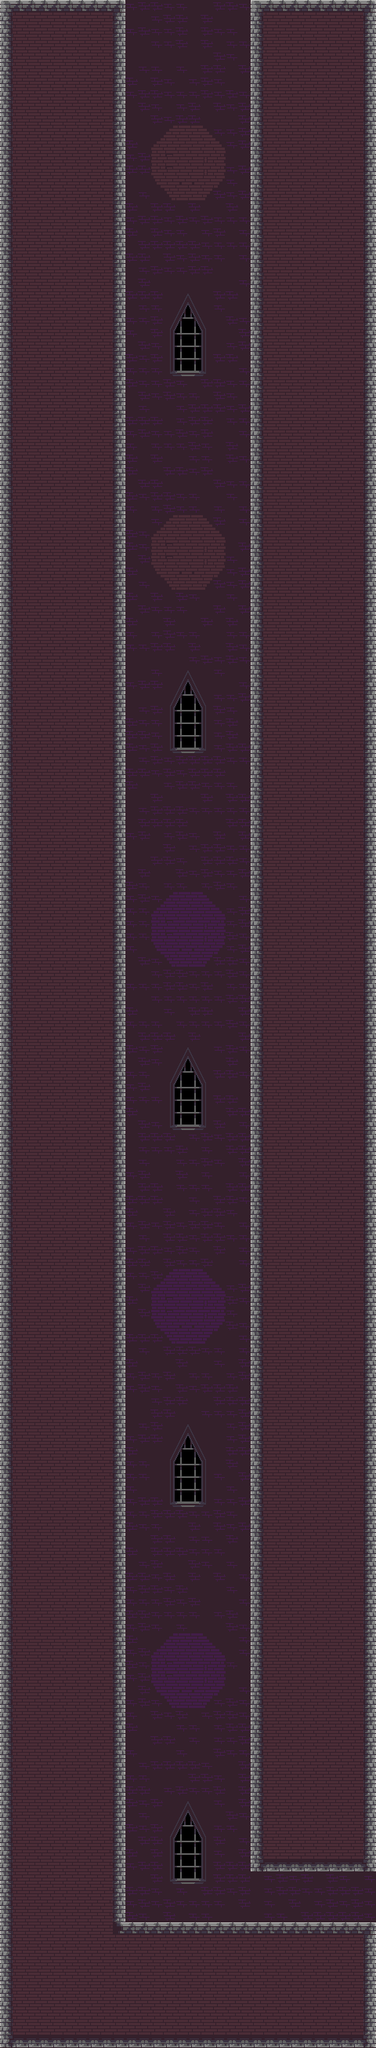

Rendered tile map (Tiled .tmx) drawn with the repository's tilesets; below, a short description and the map source with its tile grids summarised:
An orthogonal 30x163 tile map with 16x16 px tiles, 2 tile layers (decorate, terrain), 2 hidden layers not drawn, 2 tilesets and 737 objects.

<map version="1.10" tiledversion="1.10.1" orientation="orthogonal" renderorder="right-down" width="30" height="163" tilewidth="16" tileheight="16" infinite="0" nextlayerid="22" nextobjectid="10647">
 <tileset firstgid="1" source="../prototype/prototype16.tsx" />
 <tileset firstgid="155" source="../TileSet/Assets.tsx" />
 <layer id="4" name="background" width="30" height="163" visible="0" opacity="0.39">
  <data>[4890 cells, 4890 non-empty, 3 distinct tile ids]</data>
 </layer>
 <layer id="1" name="prototype" width="30" height="163" visible="0">
  <data>[4890 cells, 3320 non-empty, 1 distinct tile ids]</data>
 </layer>
 <layer id="21" name="decorate" width="30" height="163">
  <properties>
   <property name="unity:layer" value="Ignore Raycast" />
  </properties>
  <data>[4890 cells, 4890 non-empty, 72 distinct tile ids]</data>
 </layer>
 <layer id="19" name="terrain" width="30" height="163">
  <data>[4890 cells, 3320 non-empty, 12 distinct tile ids]</data>
 </layer>
 <objectgroup id="20" name="collider">
  <properties>
   <property name="unity:layer" value="Ground" />
  </properties>
  <object id="9910" x="0" y="0">
   <properties>
    <property name="unity:layer" value="Ground" />
   </properties>
   <polyline points="0,0 16,0 16,16 0,16 0,0" />
  </object>
  <object id="9911" x="320" y="0">
   <properties>
    <property name="unity:layer" value="Ground" />
   </properties>
   <polyline points="0,0 16,0 16,16 0,16 0,0" />
  </object>
  <object id="9912" x="0" y="0">
   <properties>
    <property name="unity:layer" value="Ground" />
   </properties>
   <polyline points="0,0 0,16 16,16 16,0 0,0" />
  </object>
  <object id="9913" x="16" y="0">
   <properties>
    <property name="unity:layer" value="Ground" />
   </properties>
   <polyline points="0,0 0,16 16,16 16,0 0,0" />
  </object>
  <object id="9914" x="32" y="0">
   <properties>
    <property name="unity:layer" value="Ground" />
   </properties>
   <polyline points="0,0 0,16 16,16 16,0 0,0" />
  </object>
  <object id="9915" x="48" y="0">
   <properties>
    <property name="unity:layer" value="Ground" />
   </properties>
   <polyline points="0,0 0,16 16,16 16,0 0,0" />
  </object>
  <object id="9916" x="64" y="0">
   <properties>
    <property name="unity:layer" value="Ground" />
   </properties>
   <polyline points="0,0 0,16 16,16 16,0 0,0" />
  </object>
  <object id="9917" x="80" y="0">
   <properties>
    <property name="unity:layer" value="Ground" />
   </properties>
   <polyline points="0,0 0,16 16,16 16,0 0,0" />
  </object>
  <object id="9918" x="96" y="0">
   <properties>
    <property name="unity:layer" value="Ground" />
   </properties>
   <polyline points="0,0 0,16 16,16 16,0 0,0" />
  </object>
  <object id="9919" x="112" y="0">
   <properties>
    <property name="unity:layer" value="Ground" />
   </properties>
   <polyline points="0,0 0,16 16,16 16,0 0,0" />
  </object>
  <object id="9920" x="128" y="0">
   <properties>
    <property name="unity:layer" value="Ground" />
   </properties>
   <polyline points="0,0 0,16 16,16 16,0 0,0" />
  </object>
  <object id="9921" x="144" y="0">
   <properties>
    <property name="unity:layer" value="Ground" />
   </properties>
   <polyline points="0,0 0,16 16,16 16,0 0,0" />
  </object>
  <object id="9922" x="320" y="0">
   <properties>
    <property name="unity:layer" value="Ground" />
   </properties>
   <polyline points="0,0 0,16 16,16 16,0 0,0" />
  </object>
  <object id="9923" x="336" y="0">
   <properties>
    <property name="unity:layer" value="Ground" />
   </properties>
   <polyline points="0,0 0,16 16,16 16,0 0,0" />
  </object>
  <object id="9924" x="352" y="0">
   <properties>
    <property name="unity:layer" value="Ground" />
   </properties>
   <polyline points="0,0 0,16 16,16 16,0 0,0" />
  </object>
  <object id="9925" x="368" y="0">
   <properties>
    <property name="unity:layer" value="Ground" />
   </properties>
   <polyline points="0,0 0,16 16,16 16,0 0,0" />
  </object>
  <object id="9926" x="384" y="0">
   <properties>
    <property name="unity:layer" value="Ground" />
   </properties>
   <polyline points="0,0 0,16 16,16 16,0 0,0" />
  </object>
  <object id="9927" x="400" y="0">
   <properties>
    <property name="unity:layer" value="Ground" />
   </properties>
   <polyline points="0,0 0,16 16,16 16,0 0,0" />
  </object>
  <object id="9928" x="416" y="0">
   <properties>
    <property name="unity:layer" value="Ground" />
   </properties>
   <polyline points="0,0 0,16 16,16 16,0 0,0" />
  </object>
  <object id="9929" x="432" y="0">
   <properties>
    <property name="unity:layer" value="Ground" />
   </properties>
   <polyline points="0,0 0,16 16,16 16,0 0,0" />
  </object>
  <object id="9930" x="448" y="0">
   <properties>
    <property name="unity:layer" value="Ground" />
   </properties>
   <polyline points="0,0 0,16 16,16 16,0 0,0" />
  </object>
  <object id="9931" x="464" y="0">
   <properties>
    <property name="unity:layer" value="Ground" />
   </properties>
   <polyline points="0,0 0,16 16,16 16,0 0,0" />
  </object>
  <object id="9932" x="160" y="2448">
   <properties>
    <property name="unity:layer" value="Ground" />
   </properties>
   <polyline points="0,0 0,16 16,16 16,0 0,0" />
  </object>
  <object id="9933" x="176" y="2448">
   <properties>
    <property name="unity:layer" value="Ground" />
   </properties>
   <polyline points="0,0 0,16 16,16 16,0 0,0" />
  </object>
  <object id="9934" x="192" y="2448">
   <properties>
    <property name="unity:layer" value="Ground" />
   </properties>
   <polyline points="0,0 0,16 16,16 16,0 0,0" />
  </object>
  </objectgroup>
</map>
<!-- 712 of 737 objects omitted -->
